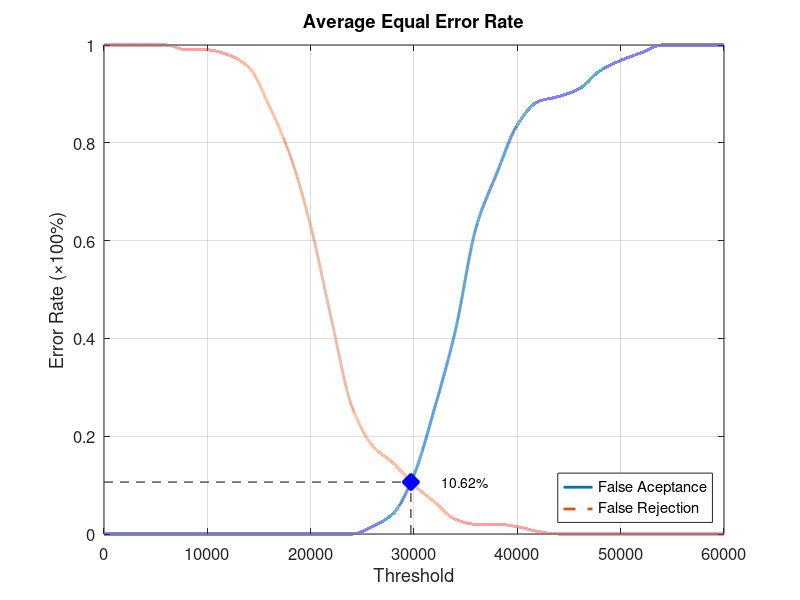
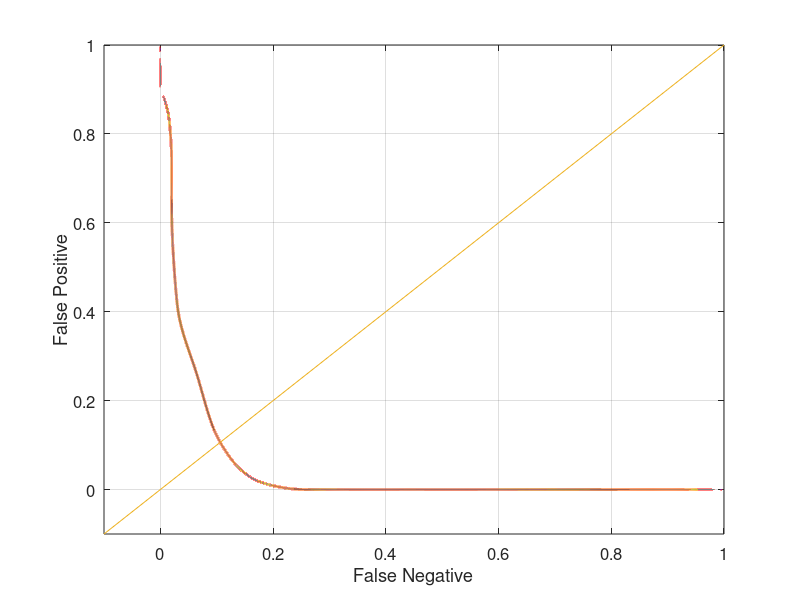

MATLAB code for these plots, in order:
function yEER = Database3_3
close all;
clear;
clc;
x = 0:2000:60000;
xq = 0:0.5:60000;

y0 = [0 0 0 0 0 0 0 0 0 0 0 0 0 0.0157895 0.0421053 0.121053 0.257895 0.415789 0.626316 0.736842 0.836842 0.884211 0.894737 0.910526 0.947368 0.968421 0.984211 1 1 1 1];
yy0 = interp1(x, y0, xq, 'pchip');
y1 = [1 1 1 1 0.99 0.99 0.98 0.955 0.875 0.775 0.63 0.44 0.26 0.18 0.145 0.1 0.065 0.03 0.02 0.02 0.015 0.005 0 0 0 0 0 0 0 0 0];
yy1 = interp1(x, y1, xq, 'pchip');

% Calculating EER: 
y2 = abs(y0 - y1);
find(y2 == min(y2))
yy2 = abs(yy0 - yy1);
xEER = find(yy2 == min(yy2));
xEERIndex = xq(xEER) % X-axis EER
yEER = yy0(xEER) % Y-axis EER

main = figure
plot(xq, yy0,'-','LineWidth', 2);	hold on
plot(xq, yy1,'--','LineWidth', 2);	hold on
plot([xEERIndex xEERIndex], [0 yEER], 'k--');	hold on
plot([0 xEERIndex], [yEER yEER], 'k--');	hold on
plot(xEERIndex, yEER, 'bx', 'LineWidth', 10);	hold on
text(xEERIndex + 10 * xEERIndex / 100, yEER, [num2str(round((10000 * yEER)) / 100) '%'])
legend('False Aceptance', 'False Rejection', 'Location', 'SouthEast')
xlabel('Threshold')
ylabel('Error Rate (\times100%)')
title('Average Equal Error Rate')
set(gca, 'FontSize', 12)
axis([0 60000 0 1])
grid on

print(main, 'Database3_3Main', '-dpng');
FNRxFPR = figure('Color', [1 1 1]);
plot(yy1, yy0, '-', yy1, yy0, 'LineWidth', 2);
hold on
y = -0.1:0.1:1
plot(y, y); 
set(gca, 'FontSize', 12)
xlabel('False Negative')
ylabel('False Positive')
axis([-0.1 1 -0.1 1])
set(gca, 'FontSize', 12)
grid on

print(FNRxFPR, 'Database3_3FNRxFPR','-dpng');
end
